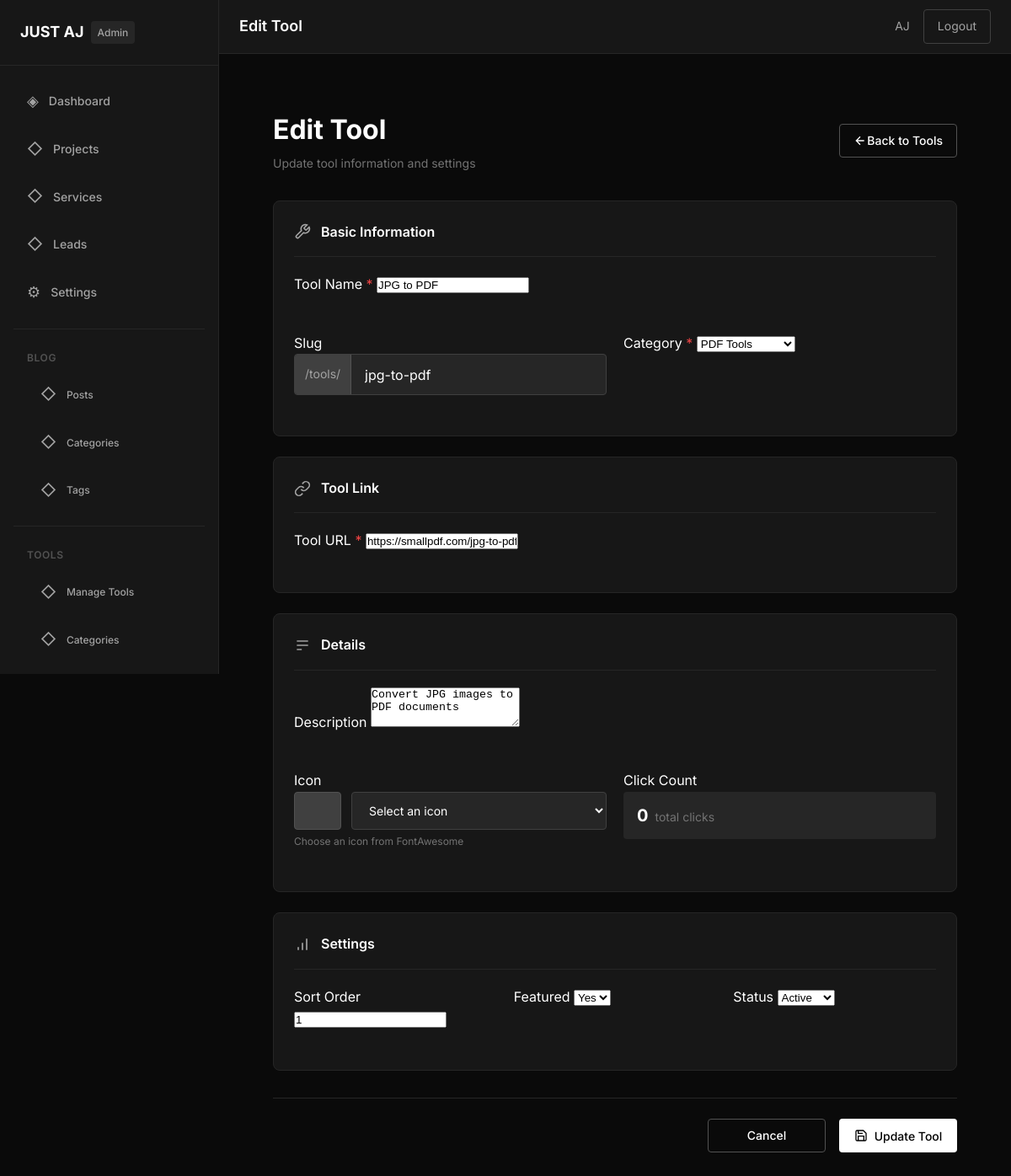
Page /admin/tools/tools/edit.php?id=1 (signed in) on the committed database.
### tables this page shows
CREATE TABLE `settings` (
    `id` INT(11) NOT NULL AUTO_INCREMENT,
    `setting_key` VARCHAR(255) NOT NULL,
    `setting_value` TEXT,
    PRIMARY KEY (`id`),
    UNIQUE KEY `setting_key` (`setting_key`)
);

CREATE TABLE `tools` (
    `id` INT(11) NOT NULL AUTO_INCREMENT,
    `category_id` INT(11) NOT NULL,
    `name` VARCHAR(255) NOT NULL,
    `slug` VARCHAR(255) NOT NULL,
    `description` TEXT,
    `tool_url` VARCHAR(500) NOT NULL,
    `icon` VARCHAR(100),
    `featured` ENUM('yes', 'no') DEFAULT 'no',
    `sort_order` INT(11) DEFAULT 0,
    `click_count` INT(11) DEFAULT 0,
    `status` ENUM('active', 'inactive') DEFAULT 'active',
    `created_at` TIMESTAMP DEFAULT CURRENT_TIMESTAMP,
    PRIMARY KEY (`id`),
    UNIQUE KEY `slug` (`slug`),
    KEY `category_id` (`category_id`),
    KEY `featured` (`featured`)
);

CREATE TABLE `tool_categories` (
    `id` INT(11) NOT NULL AUTO_INCREMENT,
    `name` VARCHAR(255) NOT NULL,
    `slug` VARCHAR(255) NOT NULL,
    `icon` VARCHAR(100),
    `description` TEXT,
    `sort_order` INT(11) DEFAULT 0,
    `status` ENUM('active', 'inactive') DEFAULT 'active',
    `created_at` TIMESTAMP DEFAULT CURRENT_TIMESTAMP,
    PRIMARY KEY (`id`),
    UNIQUE KEY `slug` (`slug`),
    KEY `sort_order` (`sort_order`)
);

### includes/functions.php (called while the page is built, shortened)
<?php
function getSetting($key, $default = '') {
    global $pdo;
    $stmt = $pdo->prepare('SELECT setting_value FROM settings WHERE setting_key = ?');
    $stmt->execute([$key]);
    $result = $stmt->fetch();
    return $result ? $result['setting_value'] : $default;
}

### admin/tools/tools/edit.php (the view, shortened to what this page needs)
<?php
require_once __DIR__ . '/../../../includes/db.php';
require_once INCLUDES_PATH . '/functions.php';
$id = (int)($_GET['id'] ?? 0);
$stmt = $pdo->prepare('SELECT * FROM tools WHERE id = ?');
$stmt->execute([$id]);
$tool = $stmt->fetch();
$categories = $pdo->query('SELECT * FROM tool_categories WHERE status = "active" ORDER BY sort_order')->fetchAll();
include INCLUDES_PATH . '/admin-header.php';
include INCLUDES_PATH . '/admin-sidebar.php';
?>
<div class="admin-content">
    <div class="page-header">
        <div>
            <h1>Edit Tool</h1>
            <p class="page-subtitle">Update tool information and settings</p>
        </div>
        <a href="index.php" class="btn btn-secondary">
            <svg width="16" height="16" viewBox="0 0 24 24" fill="none" stroke="currentColor" stroke-width="2">
                <path d="M19 12H5M12 19l-7-7 7-7"/>
            </svg>
            Back to Tools
        </a>
    </div>
    <div class="form-container">
        <form method="POST" class="admin-form">
            <div class="form-section">
                <div class="form-section-header">
                    <svg width="20" height="20" viewBox="0 0 24 24" fill="none" stroke="currentColor" stroke-width="2">
                        <path d="M14.7 6.3a1 1 0 0 0 0 1.4l1.6 1.6a1 1 0 0 0 1.4 0l3.77-3.77a6 6 0 0 1-7.94 7.94l-6.91 6.91a2.12 2.12 0 0 1-3-3l6.91-6.91a6 6 0 0 1 7.94-7.94l-3.76 3.76z"/>
                    </svg>
                    <h3>Basic Information</h3>
                </div>
                <div class="form-grid">
                    <div class="form-group form-group-full">
                        <label for="name">Tool Name <span class="required">*</span></label>
                        <input type="text" id="name" name="name" required value="<?php echo htmlspecialchars($tool['name']); ?>">
                    </div>
                    <div class="form-group">
                        <label for="slug">Slug</label>
                        <div class="input-with-prefix">
                            <span class="input-prefix">/tools/</span>
                            <input type="text" id="slug" name="slug" value="<?php echo htmlspecialchars($tool['slug']); ?>">
                        </div>
                    </div>
                    <div class="form-group">
                        <label for="category_id">Category <span class="required">*</span></label>
                        <select id="category_id" name="category_id" required>
                            <?php foreach ($categories as $cat): ?>
                                <option value="<?php echo $cat['id']; ?>" <?php echo $tool['category_id'] == $cat['id'] ? 'selected' : ''; ?>>
                                    <?php echo htmlspecialchars($cat['name']); ?>
                                </option>
                            <?php endforeach; ?>
                        </select>
                    </div>
                </div>
            </div>
            <div class="form-section">
                <div class="form-section-header">
                    <svg width="20" height="20" viewBox="0 0 24 24" fill="none" stroke="currentColor" stroke-width="2">
                        <path d="M10 13a5 5 0 0 0 7.54.54l3-3a5 5 0 0 0-7.07-7.07l-1.72 1.71"/>
                        <path d="M14 11a5 5 0 0 0-7.54-.54l-3 3a5 5 0 0 0 7.07 7.07l1.71-1.71"/>
                    </svg>
                    <h3>Tool Link</h3>
                </div>
                <div class="form-group form-group-full">
                    <label for="tool_url">Tool URL <span class="required">*</span></label>
                    <input type="url" id="tool_url" name="tool_url" required value="<?php echo htmlspecialchars($tool['tool_url']); ?>">
                </div>
            </div>
            <div class="form-section">
                <div class="form-section-header">
                    <svg width="20" height="20" viewBox="0 0 24 24" fill="none" stroke="currentColor" stroke-width="2">
                        <path d="M4 6h16M4 12h16M4 18h7"/>
                    </svg>
                    <h3>Details</h3>
                </div>
                <div class="form-grid">
                    <div class="form-group form-group-full">
                        <label for="description">Description</label>
                         <textarea id="description" name="description" rows="3"><?php echo htmlspecialchars($tool['description'] ?? ''); ?></textarea>
                    </div>
                    <div class="form-group">
                        <label for="icon">Icon</label>
                        <div class="icon-selector">
                            <div class="icon-preview" id="iconPreview">
                            </div>
                            <select id="icon" name="icon" class="icon-select">
                                <option value="">Select an icon</option>
                            </select>
                        </div>
                        <span class="form-hint">Choose an icon from FontAwesome</span>
                    </div>
                    <div class="form-group">
                        <label>Click Count</label>
                        <div class="stat-display">
                            <span class="stat-number"><?php echo $tool['click_count']; ?></span>
                            <span class="stat-label">total clicks</span>
                        </div>
                    </div>
                </div>
            </div>
            <div class="form-section">
                <div class="form-section-header">
                    <svg width="20" height="20" viewBox="0 0 24 24" fill="none" stroke="currentColor" stroke-width="2">
                        <path d="M12 20V10M18 20V4M6 20v-4"/>
                    </svg>
                    <h3>Settings</h3>
                </div>
                <div class="form-grid form-grid-3">
                    <div class="form-group">
                        <label for="sort_order">Sort Order</label>
                        <input type="number" id="sort_order" name="sort_order" value="<?php echo $tool['sort_order']; ?>">
                    </div>
                    <div class="form-group">
                        <label for="featured">Featured</label>
                        <select id="featured" name="featured">
                            <option value="yes" <?php echo $tool['featured'] === 'yes' ? 'selected' : ''; ?>>Yes</option>
                        </select>
                    </div>
                    <div class="form-group">
                        <label for="status">Status</label>
                        <select id="status" name="status">
                            <option value="active" <?php echo $tool['status'] === 'active' ? 'selected' : ''; ?>>Active</option>
                        </select>
                    </div>
                </div>
            </div>
            <div class="form-actions">
                <a href="index.php" class="btn btn-secondary">Cancel</a>
                <button type="submit" class="btn btn-primary">
                    <svg width="16" height="16" viewBox="0 0 24 24" fill="none" stroke="currentColor" stroke-width="2">
                        <path d="M19 21H5a2 2 0 0 1-2-2V5a2 2 0 0 1 2-2h11l5 5v11a2 2 0 0 1-2 2z"/>
                        <polyline points="17 21 17 13 7 13 7 21"/>
                        <polyline points="7 3 7 8 15 8"/>
                    </svg>
                    Update Tool
                </button>
            </div>
        </form>
    </div>
</div>
<?php include INCLUDES_PATH . '/admin-footer.php'; ?>

### includes/admin-sidebar.php (shortened to what this page needs)
<aside class="admin-sidebar">
                <div class="sidebar-header">
                    <a href="<?php echo SITE_URL; ?>/admin/dashboard.php" class="sidebar-logo">
                        <span class="logo-text"><?php echo htmlspecialchars(getSetting('site_name', 'AJ OS')); ?></span>
                        <span class="logo-badge">Admin</span>
                    </a>
                </div>
                <nav class="sidebar-nav">
                    <ul class="nav-menu">
                        <li class="nav-item">
                            <a href="<?php echo SITE_URL; ?>/admin/dashboard.php" class="nav-link <?php echo $currentPage === 'dashboard' ? 'active' : ''; ?>">
                                <span class="nav-icon">◈</span>
                                Dashboard
                            </a>
                        </li>
                        <li class="nav-item">
                            <a href="<?php echo SITE_URL; ?>/admin/projects/index.php" class="nav-link <?php echo $currentPage === 'projects' ? 'active' : ''; ?>">
                                <span class="nav-icon">◇</span>
                                Projects
                            </a>
                        </li>
                        <li class="nav-item">
                            <a href="<?php echo SITE_URL; ?>/admin/services/index.php" class="nav-link <?php echo $currentPage === 'services' ? 'active' : ''; ?>">
                                <span class="nav-icon">◇</span>
                                Services
                            </a>
                        </li>
                        <li class="nav-item">
                            <a href="<?php echo SITE_URL; ?>/admin/leads/index.php" class="nav-link <?php echo $currentPage === 'leads' ? 'active' : ''; ?>">
                                <span class="nav-icon">◇</span>
                                Leads
                            </a>
                        </li>
                        <li class="nav-item">
                            <a href="<?php echo SITE_URL; ?>/admin/settings.php" class="nav-link <?php echo $currentPage === 'settings' ? 'active' : ''; ?>">
                                <span class="nav-icon">⚙</span>
                                Settings
                            </a>
                        </li>
                    </ul>
                    <div class="nav-divider"></div>
                    <p class="nav-label">Blog</p>
                    <ul class="nav-menu">
                        <li class="nav-item nav-sub">
                            <a href="<?php echo SITE_URL; ?>/admin/blog/posts/" class="nav-link <?php echo $currentPage === 'blog-posts' ? 'active' : ''; ?>">
                                <span class="nav-icon">◇</span>
                                Posts
                            </a>
                        </li>
                        <li class="nav-item nav-sub">
                            <a href="<?php echo SITE_URL; ?>/admin/blog/categories/" class="nav-link <?php echo $currentPage === 'blog-categories' ? 'active' : ''; ?>">
                                <span class="nav-icon">◇</span>
                                Categories
                            </a>
                        </li>
                        <li class="nav-item nav-sub">
                            <a href="<?php echo SITE_URL; ?>/admin/blog/tags/" class="nav-link <?php echo $currentPage === 'blog-tags' ? 'active' : ''; ?>">
                                <span class="nav-icon">◇</span>
                                Tags
                            </a>
                        </li>
                    </ul>
                    <div class="nav-divider"></div>
                    <p class="nav-label">Tools</p>
                    <ul class="nav-menu">
                        <li class="nav-item nav-sub">
                            <a href="<?php echo SITE_URL; ?>/admin/tools/tools/" class="nav-link <?php echo $currentPage === 'tools-manage' ? 'active' : ''; ?>">
                                <span class="nav-icon">◇</span>
                                Manage Tools
                            </a>
                        </li>
                        <li class="nav-item nav-sub">
                            <a href="<?php echo SITE_URL; ?>/admin/tools/categories/" class="nav-link <?php echo $currentPage === 'tool-categories' ? 'active' : ''; ?>">
                                <span class="nav-icon">◇</span>
                                Categories
                            </a>
                        </li>
                    </ul>
                </nav>
            </aside>

### rows in the picture
settings: setting_value "JUST AJ"
tools: name "JPG to PDF", slug "jpg-to-pdf", category_id "PDF Tools", tool_url "https://smallpdf.com/jpg-to-pdf", description "Convert JPG images to PDF documents", click_count "0", sort_order "1", featured "Yes", status "Active"

### other values in the picture
$pageTitle "Edit Tool"
$currentAdmin['name'] "AJ"
